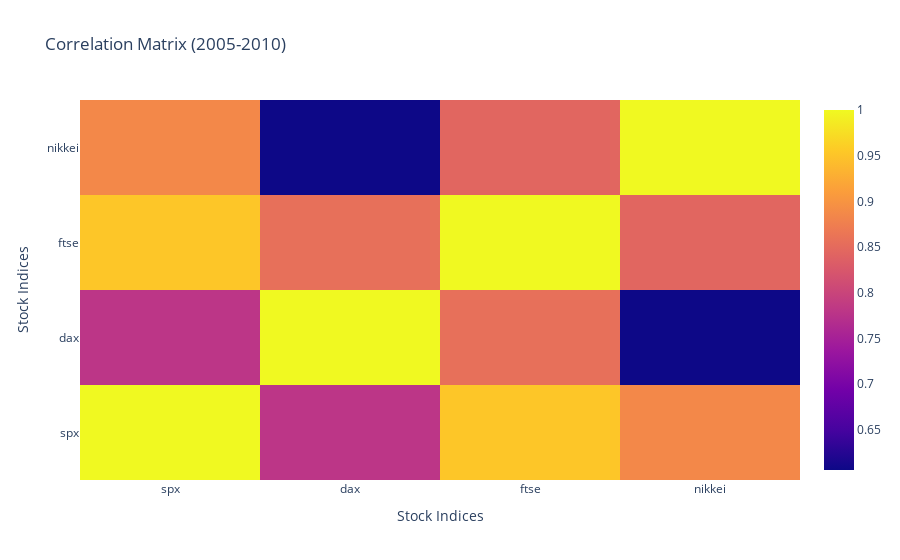

Here is the notebook cell this chart was saved with:
### Code cell
stock_dataset_filtered = df_stock[df_stock['Date'].dt.year.between(2005, 2010)]

correl_filtered = stock_dataset_filtered.corr()

trace = go.Heatmap(z=correl_filtered.values,
                   x=correl_filtered.index.values,
                   y=correl_filtered.columns.values)

layout = go.Layout(title='Correlation Matrix (2005-2010)',
                   xaxis=dict(title='Stock Indices'),
                   yaxis=dict(title='Stock Indices'))

fig = go.Figure(data=[trace], layout=layout)

fig.show()

### Figure 1 — Plotly figure (JSON) as saved in the notebook; plotly's stock layout.template omitted (floating-point values rounded to 4 significant figures)
{"data": [{"type": "heatmap", "x": ["spx", "dax", "ftse", "nikkei"], "y": ["spx", "dax", "ftse", "nikkei"], "z": [[1, 0.7799, 0.952, 0.8859], [0.7799, 1, 0.8565, 0.6059], [0.952, 0.8565, 1, 0.8444], [0.8859, 0.6059, 0.8444, 1]]}], "layout": {"title": {"text": "Correlation Matrix (2005-2010)"}, "xaxis": {"title": {"text": "Stock Indices"}}, "yaxis": {"title": {"text": "Stock Indices"}}}}
